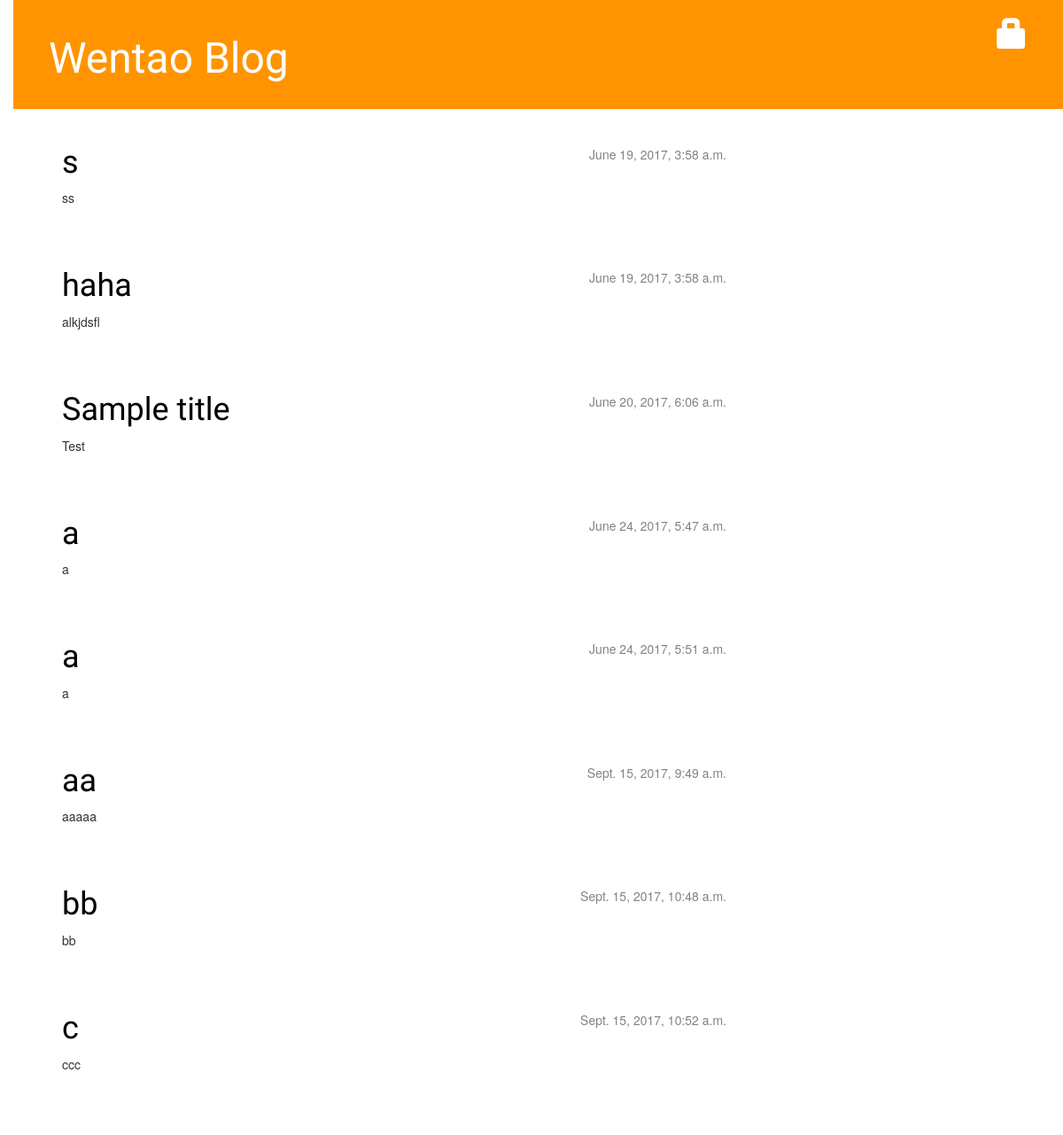
The app's page /, older data.
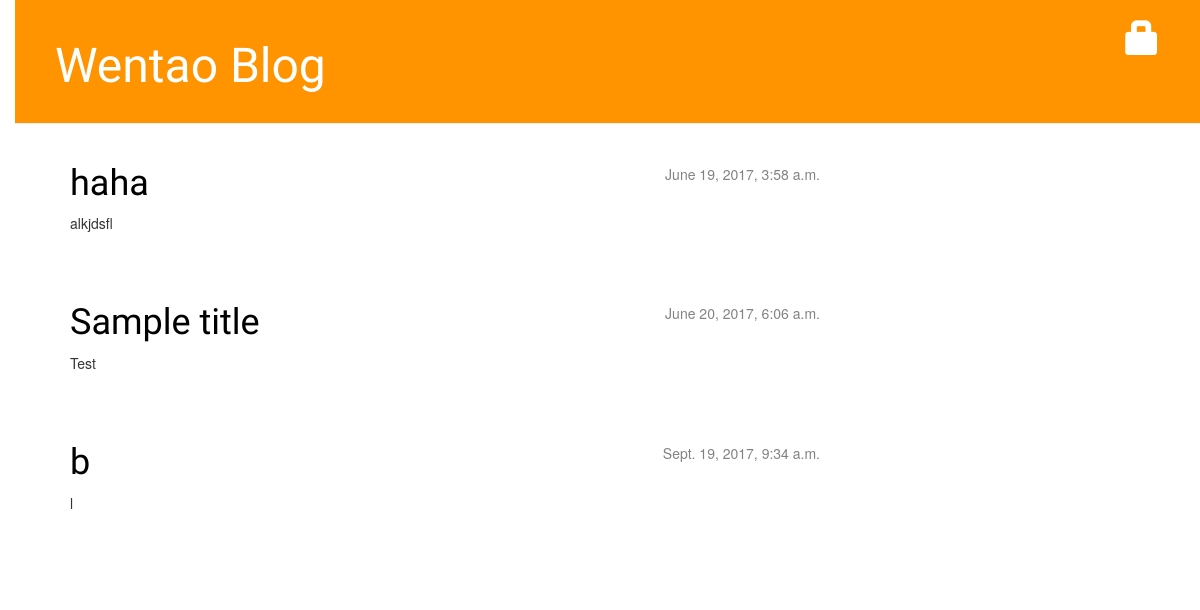
The same page, newer data.
### blog/models.py (models this page shows, shortened)
class Post(models.Model):
    author = models.ForeignKey('auth.User')
    title = models.CharField(max_length=200)
    text = models.TextField()
    created_date = models.DateTimeField(default=timezone.now)
    published_date = models.DateTimeField(blank=True,null=True)

### blog/views.py (the view)
# urls.py: url(r'^$',views.post_list, name='post_list'),
def post_list(request):
    logging.debug('aaaaaaaaaaa')
    posts=Post.objects.filter(published_date__lte=timezone.now()).order_by('published_date')
    return render(request,'blog/post_list.html',{'posts':posts})

### blog/templates/blog/post_list.html
{% extends 'blog/base.html' %}
{% block content %}
                    {% for post in posts %}
                        <div class="post">
                            <div class="date">
                                {{ post.published_date }}
                            </div>
                            <h1><a href="{% url 'post_detail' pk=post.pk %}">{{ post.title }}</a></h1>
                            <p>{{ post.text|linebreaksbr }}</p>
                        </div>
                    {% endfor %}
{% endblock content %}

Row changes from the older to the newer data that the page shows:
removed Post: published_date "June 19, 2017, 3:58 a.m.", title "s", text "ss"
removed Post: published_date "June 24, 2017, 5:47 a.m.", title "a", text "a"
removed Post: published_date "June 24, 2017, 5:51 a.m.", title "a", text "a"
removed Post: published_date "Sept. 15, 2017, 9:49 a.m.", title "aa", text "aaaaa"
removed Post: published_date "Sept. 15, 2017, 10:48 a.m.", title "bb", text "bb"
removed Post: published_date "Sept. 15, 2017, 10:52 a.m.", title "c", text "ccc"
added Post: published_date "Sept. 19, 2017, 9:34 a.m.", title "b", text "l"
